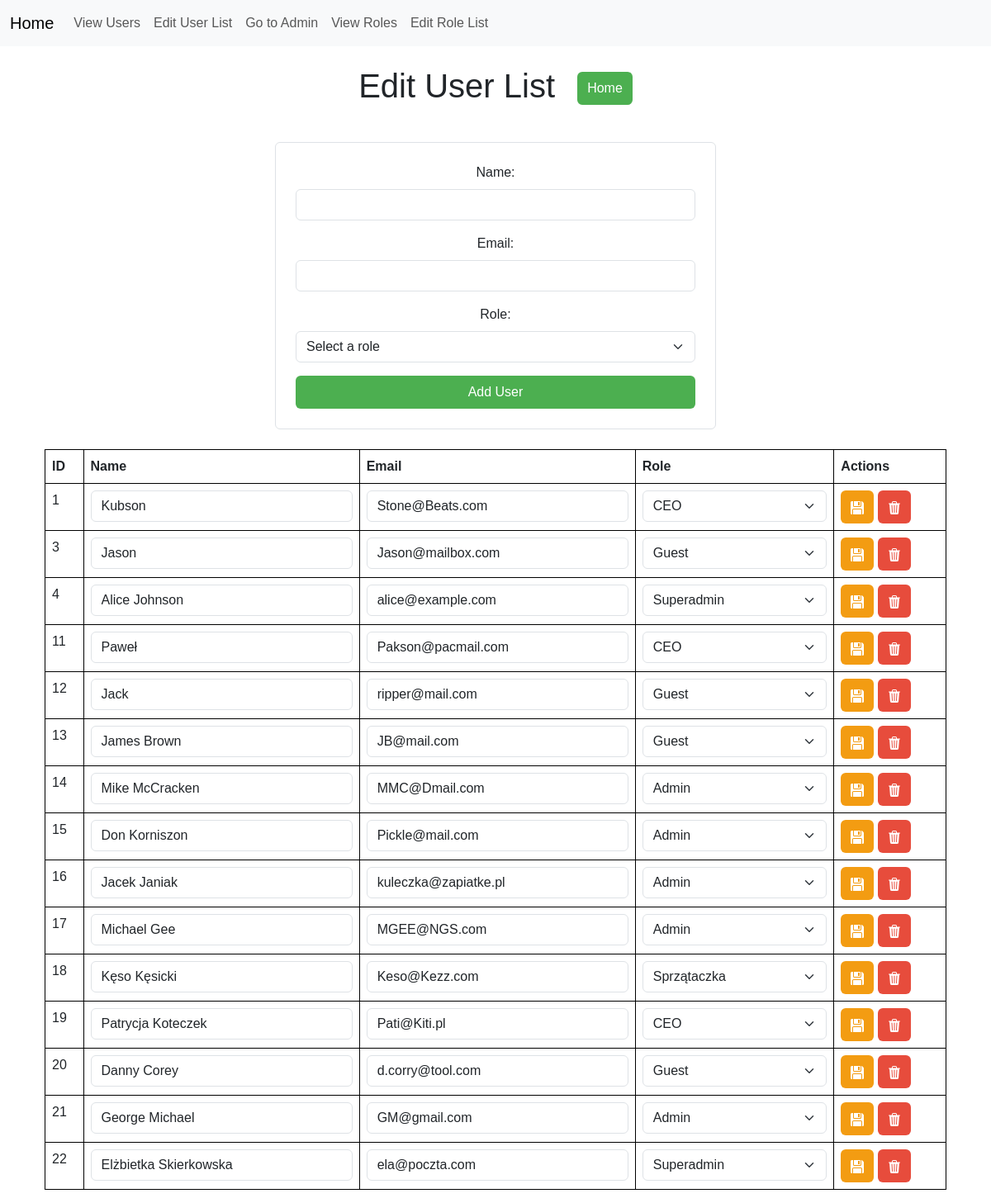
/users/edit/, run on the app's committed database.
### myapp/models.py (models this page shows, shortened)
class UserProfile(models.Model):
    name = models.CharField(max_length=100)
    email = models.EmailField(unique=True)
    role = models.ForeignKey(RoleProfile, null=True, \
        blank=True, on_delete=models.SET_NULL)
    eqitem = models.ForeignKey(Equipment, null=True, \
        blank=True, default="", on_delete=models.SET_DEFAULT)

class RoleProfile(models.Model):
    name = models.CharField(max_length=100)

### myapp/views.py (the view, shortened to what this page needs)
# urls.py: path('users/edit/', user_edit_view, name='user-edit'),  # Edit user list page
def user_edit_view(request):
    users = UserProfile.objects.all()
    roles = RoleProfile.objects.all()
    return render(request, 'myapp/user_edit.html',  {'users': users, 'roles': roles})

### myapp/templates/myapp/user_edit.html (shortened to what this page needs)
{% extends 'myapp/base.html' %}
{% load static %}
    {% block content %}
</head>
<body>
    <div class="container">
        <h1 class="text-center my-4">Edit User List
            <a href="{% url 'home' %}" class="btn btn-warning ms-3">Home</a>
        </h1>
        <div class="row justify-content-center">
            <div class="col-md-6">
                <form method="POST" action="{% url 'user-edit' %}" class="border p-4 rounded">
                    <div class="mb-3">
                        <label for="name" class="form-label">Name:</label>
                        <input type="text" id="name" name="name" class="form-control" required>
                    </div>
                    <div class="mb-3">
                        <label for="email" class="form-label">Email:</label>
                        <input type="email" id="email" name="email" class="form-control" required>
                    </div>
                    <div class="mb-3">
                        <label for="role" class="form-label">Role:</label>
                        <select id="role" name="role" class="form-select">
                            <option value="">Select a role</option>
                        </select>
                    </div>
                    <button type="submit" class="btn btn-primary w-100">Add User</button>
                </form>
            </div>
        </div>
        <table class="table mt-4">
            <thead>
                <tr>
                    <th>ID</th>
                    <th>Name</th>
                    <th>Email</th>
                    <th>Role</th>
                    <th>Actions</th>
                </tr>
            </thead>
            <tbody>
                {% for user in users %}
                <tr>
                    <form method="POST" action="{% url 'update-user' user.id %}">
                        <td>{{ user.id }}</td>
                        <td><input type="text" name="name" value="{{ user.name }}" class="form-control" required></td>
                        <td><input type="email" name="email" value="{{ user.email }}" class="form-control" required></td>
                        <td>
                            <select name="role" class="form-select">
                                {% for role in roles %}
                                    <option value="{{ role.id }}" {% if user.role and user.role.id == role.id %}selected{% endif %}>
                                        {{ role.name }}
                                    </option>
                                {% endfor %}
                            </select>
                        </td>
                        <td>
                            <button type="submit" class="btn btn-edit">
                            </button>
                            <button type="submit" class="btn btn-danger">
                            </button>
                        </td>
                    </form>
                </tr>
                {% empty %}
                <tr>
                    <td colspan="5" class="text-center">No users available.</td>
                </tr>
                {% endfor %}
            </tbody>
        </table>
    </div>
</body>
{% endblock content %}

### myapp/templates/myapp/base.html (style rules this page uses)
body { font-family: Arial, sans-serif; text-align: center; }

### myapp/templates/myapp/user_edit.html (style rules this page uses)
table { width: 100%; border-collapse: collapse; margin: auto; }
table, th, td { border: 1px solid black; }
th, td { padding: 8px; text-align: left; }
th { background-color: #f2f2f2; }
form { margin-top: 20px; }
.btn { padding: 8px 12px; background-color: #4CAF50; color: white; border: none; cursor: pointer; }
.btn-danger { background-color: #e74c3c; }
.btn-edit { background-color: #f39c12; }

### data on the page
UserProfile: id "1", name "Kubson", email "Stone@Beats.com", role "CEO"
UserProfile: id "3", name "Jason", email "Jason@mailbox.com", role "Guest"
UserProfile: id "4", name "Alice Johnson", email "alice@example.com", role "Superadmin"
UserProfile: id "11", name "Paweł", email "Pakson@pacmail.com", role "CEO"
UserProfile: id "12", name "Jack", email "ripper@mail.com", role "Guest"
UserProfile: id "13", name "James Brown", email "JB@mail.com", role "Guest"
UserProfile: id "14", name "Mike McCracken", email "MMC@Dmail.com"
UserProfile: id "15", name "Don Korniszon", email "Pickle@mail.com"
UserProfile: id "16", name "Jacek Janiak", email "kuleczka@zapiatke.pl"
UserProfile: id "17", name "Michael Gee", email "MGEE@NGS.com"
UserProfile: id "18", name "Kęso Kęsicki", email "Keso@Kezz.com", role "Sprzątaczka"
UserProfile: id "19", name "Patrycja Koteczek", email "Pati@Kiti.pl", role "CEO"
UserProfile: id "20", name "Danny Corey", email "d.corry@tool.com", role "Guest"
UserProfile: id "21", name "George Michael", email "GM@gmail.com", role "Admin"
UserProfile: id "22", name "Elżbietka Skierkowska", email "ela@poczta.com", role "Superadmin"

### other printed values
form field role "Admin"
